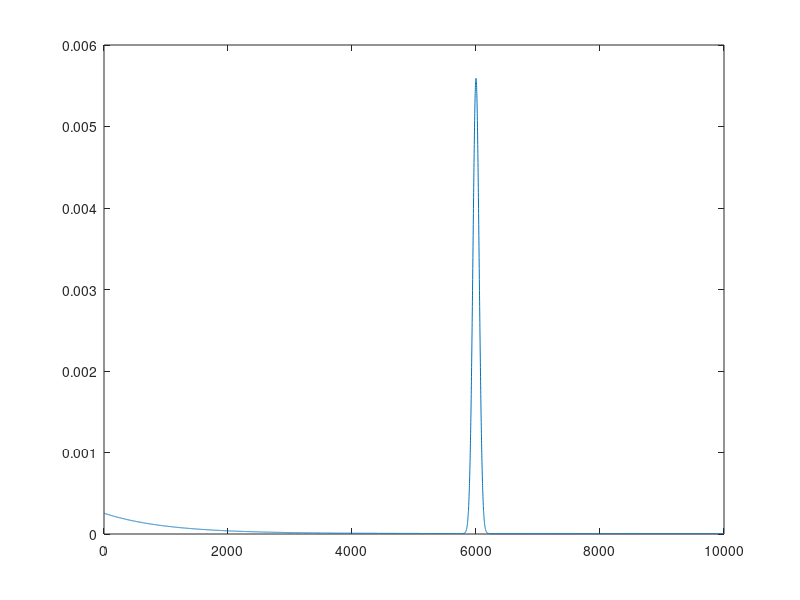

MATLAB code for this plot:
function [ sensor_params ] = estimate_sensor_params()
%GET_SENSOR_PARAM Summary of this function goes here
%   estimate sensor model parameters from the data

% max_read = 500;
max_read = 10000;
fname = './log/robotdata3.log';
max_line = 81;
% max_degree = 18;

%% collect data (robotdata3.log)
% [sensor_data,~,~] = getSensorData(fname);
% R = [];
% for k = 1:max_line
%     d = sensor_data(k);
%     if strcmp(d.type,'L');
%         R = [R; d.laser_reading;];
%     end
% end
% 
% R = R - repmat(R(1,:),[size(R,1),1]);
% R = R(:);


% max_read_prob = 0.1;
% g_w = 0.8;
max_read_prob = 0.0;
g_w = 0.7;
% sigma = 5;
sigma = 50;
% hist(R)
% sigma = std(R)
lambda = 0.001;
u_w = 0.05;
e_w = 1-max_read_prob-g_w-u_w;

offset = u_w/max_read;



%%
sensor_params.max_read = max_read;
sensor_params.max_read_prob = max_read_prob;

sensor_params.sigma = sigma;
sensor_params.gaussian_weight = g_w;

sensor_params.lambda = lambda;
sensor_params.exponential_weight = e_w;

sensor_params.offset = offset;

x = 1:max_read;
y = zeros(size(x));
r = 0.6*max_read;

y = y + g_w*normpdf(x,r,sigma) + e_w*lambda*exp(-lambda*x) + offset;
y(max_read) = y(max_read)+max_read_prob;

plot(x,y);




end

